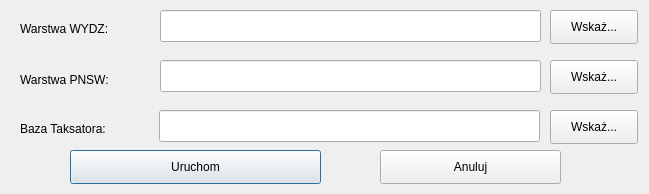
<?xml version="1.0" encoding="UTF-8"?>
<ui version="4.0">
 <class>Ui_Dialog</class>
 <widget class="QDialog" name="Ui_Dialog">
  <property name="geometry">
   <rect>
    <x>0</x>
    <y>0</y>
    <width>649</width>
    <height>194</height>
   </rect>
  </property>
  <property name="font">
   <font>
    <family>Arial</family>
   </font>
  </property>
  <property name="windowTitle">
   <string>Dopisz PNSW</string>
  </property>
  <widget class="QPushButton" name="pushButton_ok">
   <property name="geometry">
    <rect>
     <x>70</x>
     <y>150</y>
     <width>251</width>
     <height>34</height>
    </rect>
   </property>
   <property name="font">
    <font>
     <family>Arial</family>
    </font>
   </property>
   <property name="text">
    <string>Uruchom</string>
   </property>
  </widget>
  <widget class="QPushButton" name="pushButton_cancel">
   <property name="geometry">
    <rect>
     <x>380</x>
     <y>150</y>
     <width>181</width>
     <height>34</height>
    </rect>
   </property>
   <property name="font">
    <font>
     <family>Arial</family>
    </font>
   </property>
   <property name="text">
    <string>Anuluj</string>
   </property>
  </widget>
  <widget class="QLineEdit" name="lineEdit_wydz">
   <property name="geometry">
    <rect>
     <x>160</x>
     <y>10</y>
     <width>381</width>
     <height>32</height>
    </rect>
   </property>
   <property name="font">
    <font>
     <family>Arial</family>
    </font>
   </property>
  </widget>
  <widget class="QLineEdit" name="lineEdit_baza">
   <property name="geometry">
    <rect>
     <x>159</x>
     <y>110</y>
     <width>381</width>
     <height>32</height>
    </rect>
   </property>
   <property name="font">
    <font>
     <family>Arial</family>
    </font>
   </property>
  </widget>
  <widget class="QLineEdit" name="lineEdit_pnsw">
   <property name="geometry">
    <rect>
     <x>160</x>
     <y>60</y>
     <width>381</width>
     <height>32</height>
    </rect>
   </property>
   <property name="font">
    <font>
     <family>Arial</family>
    </font>
   </property>
  </widget>
  <widget class="QLabel" name="label">
   <property name="geometry">
    <rect>
     <x>20</x>
     <y>20</y>
     <width>131</width>
     <height>18</height>
    </rect>
   </property>
   <property name="font">
    <font>
     <family>Arial</family>
    </font>
   </property>
   <property name="text">
    <string>Warstwa WYDZ:</string>
   </property>
  </widget>
  <widget class="QLabel" name="label_2">
   <property name="geometry">
    <rect>
     <x>20</x>
     <y>120</y>
     <width>131</width>
     <height>18</height>
    </rect>
   </property>
   <property name="font">
    <font>
     <family>Arial</family>
    </font>
   </property>
   <property name="text">
    <string>Baza Taksatora:</string>
   </property>
  </widget>
  <widget class="QLabel" name="label_3">
   <property name="geometry">
    <rect>
     <x>20</x>
     <y>70</y>
     <width>131</width>
     <height>20</height>
    </rect>
   </property>
   <property name="font">
    <font>
     <family>Arial</family>
    </font>
   </property>
   <property name="text">
    <string>Warstwa PNSW:</string>
   </property>
  </widget>
  <widget class="QPushButton" name="pushButton_wydz">
   <property name="geometry">
    <rect>
     <x>550</x>
     <y>10</y>
     <width>88</width>
     <height>34</height>
    </rect>
   </property>
   <property name="font">
    <font>
     <family>Arial</family>
    </font>
   </property>
   <property name="text">
    <string>Wskaż...</string>
   </property>
  </widget>
  <widget class="QPushButton" name="pushButton_baza">
   <property name="geometry">
    <rect>
     <x>550</x>
     <y>110</y>
     <width>88</width>
     <height>34</height>
    </rect>
   </property>
   <property name="font">
    <font>
     <family>Arial</family>
    </font>
   </property>
   <property name="text">
    <string>Wskaż...</string>
   </property>
  </widget>
  <widget class="QPushButton" name="pushButton_pnsw">
   <property name="geometry">
    <rect>
     <x>550</x>
     <y>60</y>
     <width>88</width>
     <height>34</height>
    </rect>
   </property>
   <property name="font">
    <font>
     <family>Arial</family>
    </font>
   </property>
   <property name="text">
    <string>Wskaż...</string>
   </property>
  </widget>
 </widget>
 <resources/>
 <connections/>
</ui>
